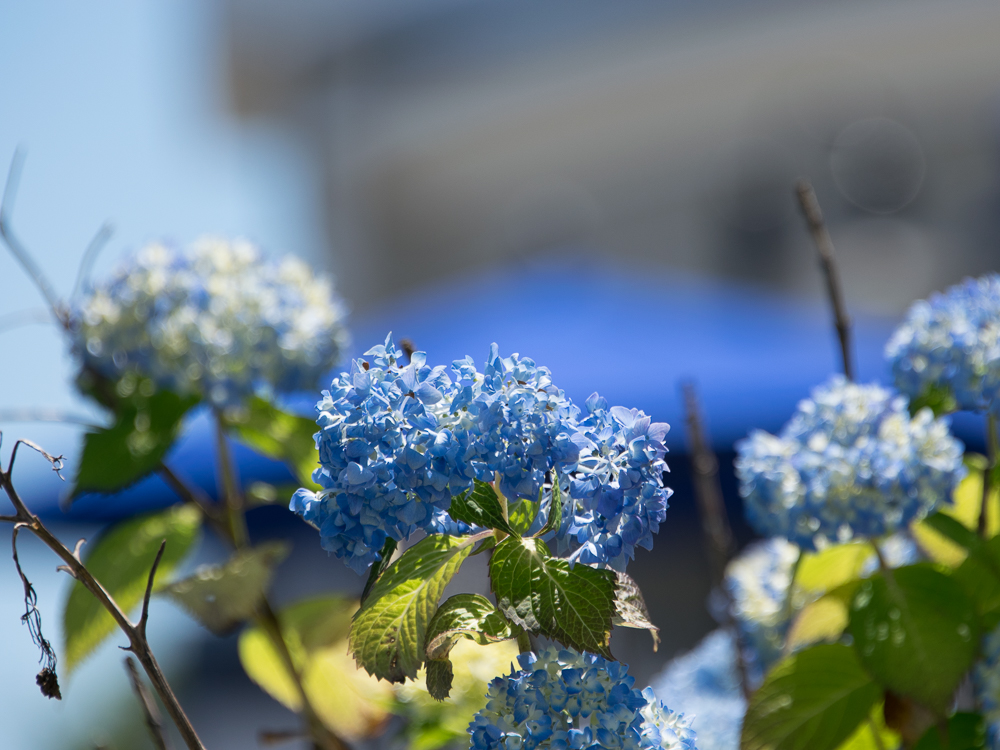
#> input picture images/blue-flowers.jpg, 1000 x 750 px
$ python 02_rotation.py --image ../../images/blue-flowers.jpg   (older library calls are emulated)
#> lines starting #> are read from the running program, lines starting #| are printed output that depends on the picture
### utils/__init__.py
import numpy as np
import cv2


# [5 lines left out: function translate, not called in this run]


def rotate(image, deg, center=None, scale=1.0):
    (h, w) = image.shape[:2]

    if center is None:
        center = (w / 2, h / 2)

    mat = cv2.getRotationMatrix2D(center, deg, scale)
    rotated = cv2.warpAffine(image, mat, (w, h))

    return rotated


# [17 lines left out: function resize, not called in this run]


def flip_h(image):
    return cv2.flip(image, 0)


def flip_v(image):
    return cv2.flip(image, 1)


def flip_hv(image):
    return cv2.flip(image, -1)


# [30 lines left out: functions auto_canny, is_cv2, is_cv3, check_opencv_version, not called in this run]

### 01_computer_vision_basics/04_basic_image_processing/02_rotation.py
import numpy as np
import argparse
import cv2
import utils

ap = argparse.ArgumentParser()
ap.add_argument("-i", "--image", required=True, help="Path to image file")
args = vars(ap.parse_args())

image = cv2.imread(args["image"])
#> image is the input picture: shape (750, 1000, 3); mean B, G, R 130.9, 122.7, 104.8
cv2.imshow("Original", image)

(h, w) = image.shape[:2]
#> h = 750; w = 1000
(cX, cY) = (w // 2, h // 2)
#> cX = 500; cY = 375

rotated = utils.rotate(image, 45)
#> in rotate, `rotated = cv2.warpAffine(image, mat, (w, h))`:
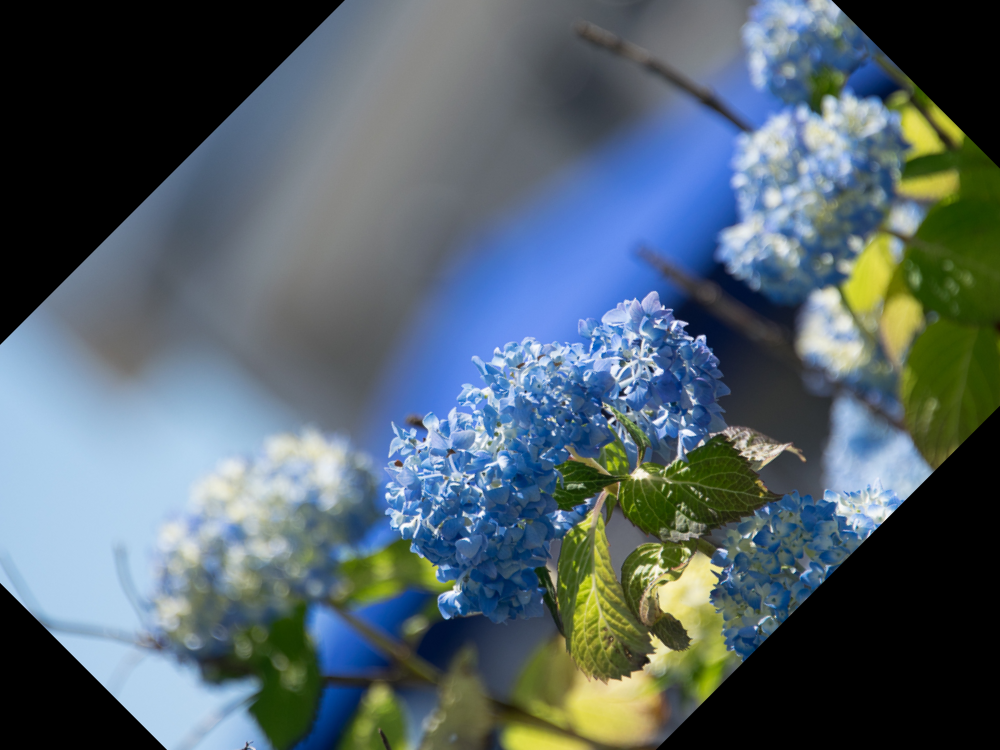
#> rotated: shape (750, 1000, 3); mean B, G, R 106.9, 99, 83.9
cv2.imshow("Rotated", rotated)
cv2.waitKey(0)

rotated = utils.rotate(image, -90)
#> call 2 of rotate, with deg = -90, scale = 1
#> in rotate (call 2), `rotated = cv2.warpAffine(image, mat, (w, h))`:
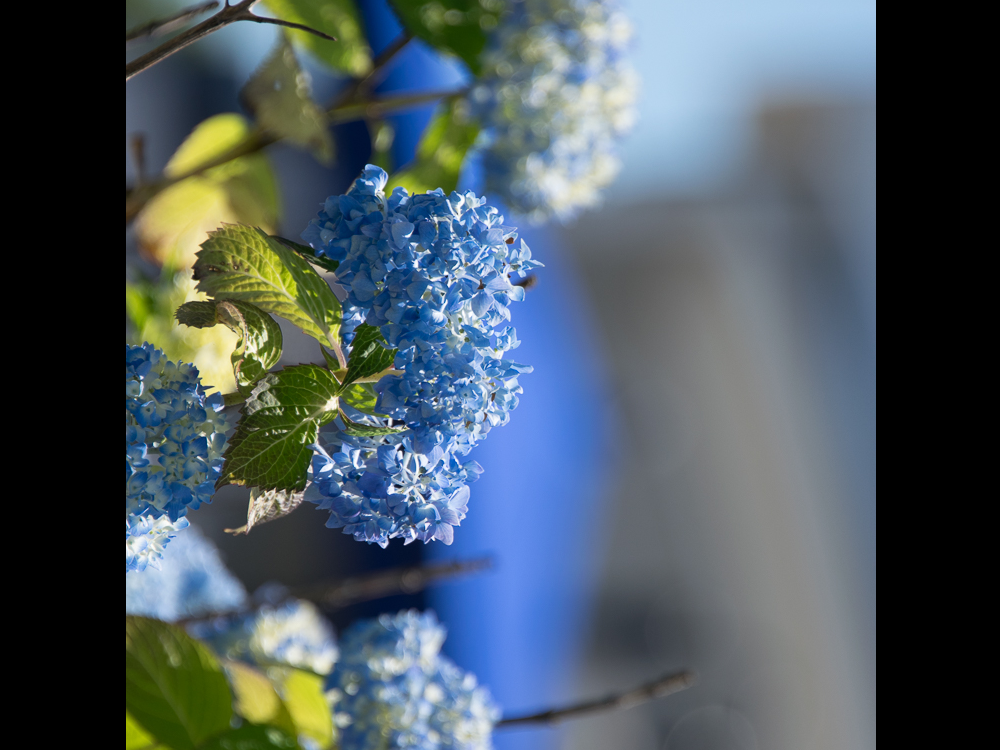
#> rotated: shape (750, 1000, 3); mean B, G, R 95.9, 88.6, 75.9
cv2.imshow("Rotated", rotated)
cv2.waitKey(0)

rotated = utils.rotate(image, 45, (cX - 50, cY - 50))
#> call 3 of rotate, with deg = 45, center = (450, 325), scale = 1
#> in rotate (call 3), `rotated = cv2.warpAffine(image, mat, (w, h))`:
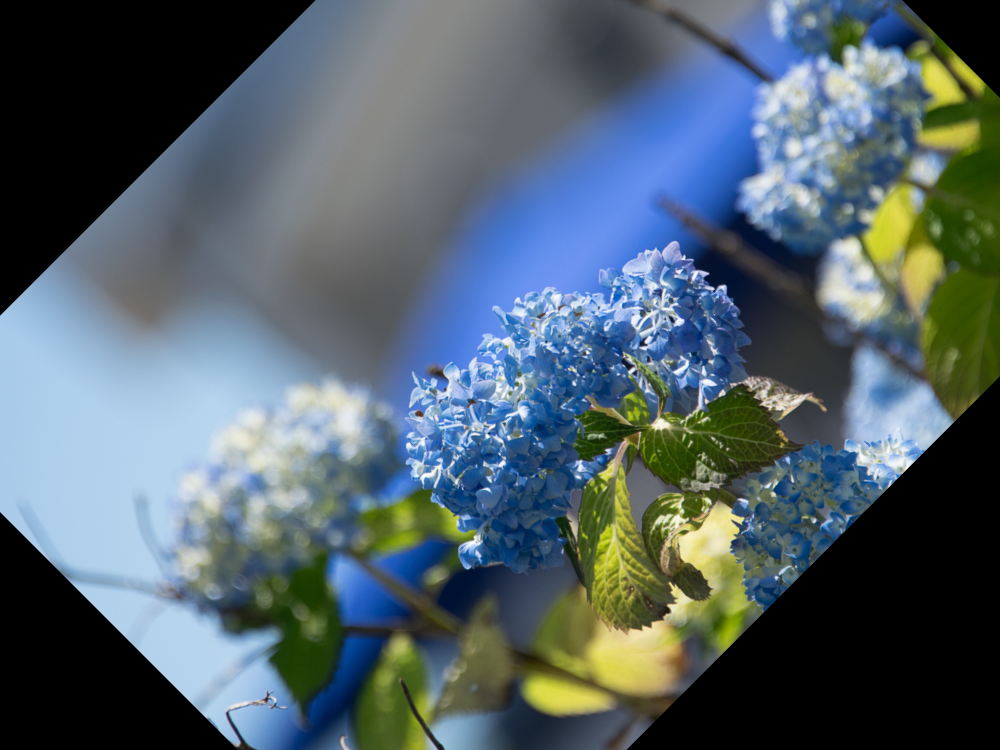
#> rotated: shape (750, 1000, 3); mean B, G, R 106.5, 98.3, 82.9
cv2.imshow("Rotated", rotated)
cv2.waitKey(0)

$ run again, on images/white-flowers.jpg
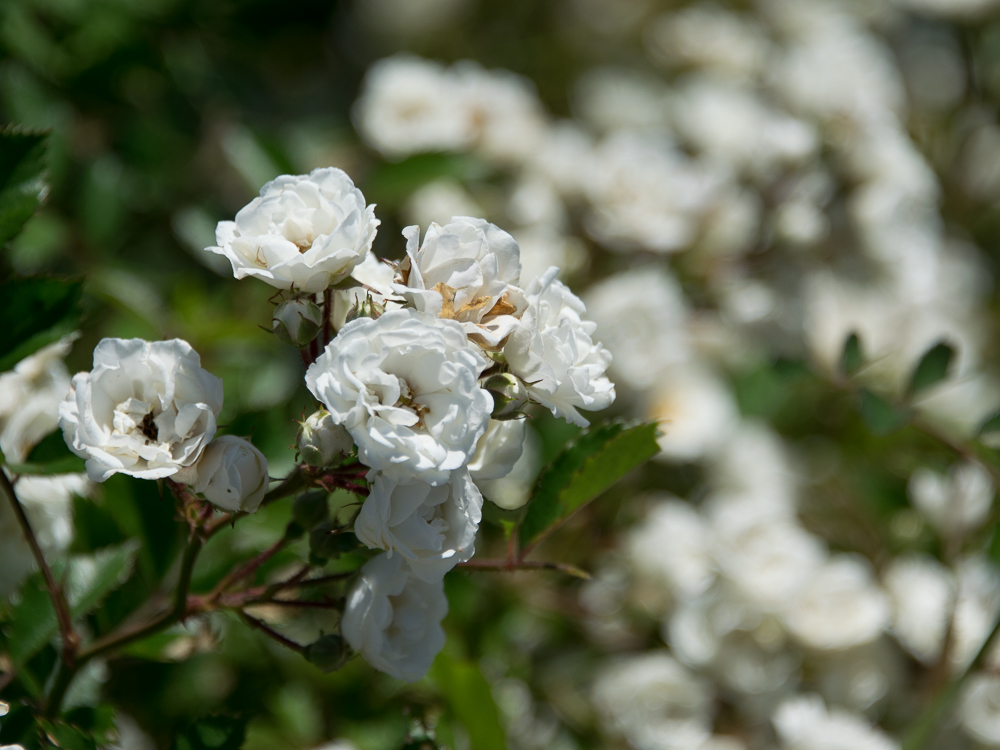
#> input picture images/white-flowers.jpg, 1000 x 750 px
#> image is the input picture: shape (750, 1000, 3); mean B, G, R 85.4, 108.1, 101.1
#> in rotate (call 2), `rotated = cv2.warpAffine(image, mat, (w, h))`:
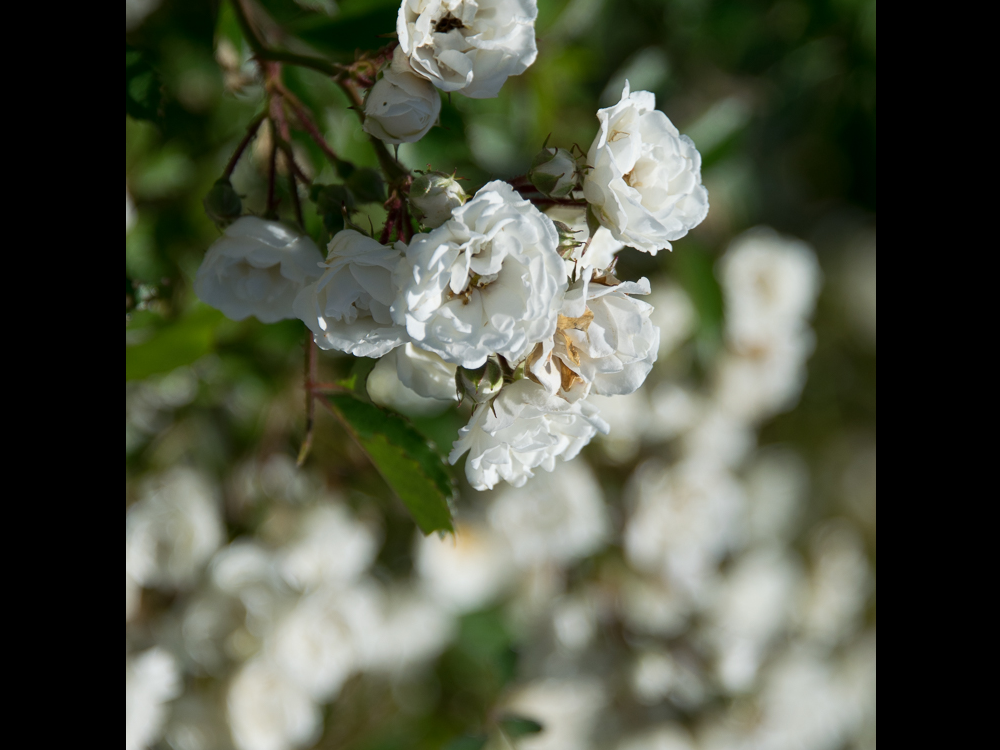
#> rotated: shape (750, 1000, 3); mean B, G, R 67.8, 84.2, 79.7
#> in rotate (call 3), `rotated = cv2.warpAffine(image, mat, (w, h))`:
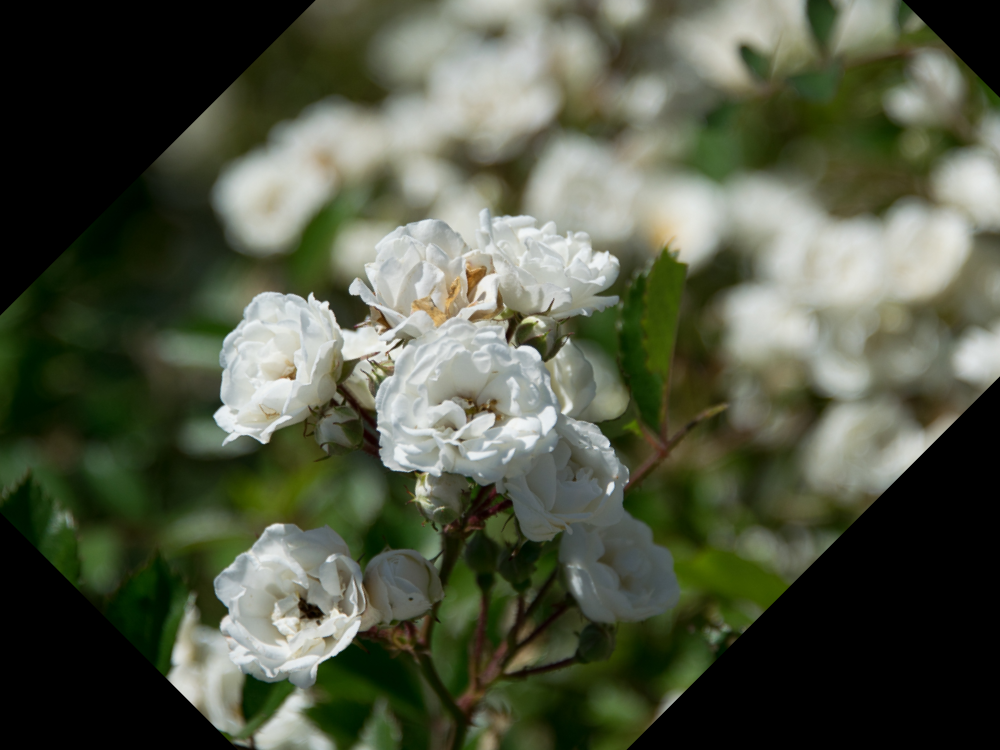
#> rotated: shape (750, 1000, 3); mean B, G, R 68.1, 86.5, 80.9
